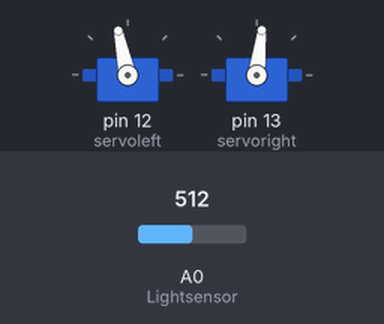
Bench run of a sketch on a simulated Arduino Uno, built with avr-gcc and run on an emulated ATmega328P. Shown: 2 × servo. Inputs (shaded band) come from the test bench; at power-on: A0 (Lightsensor) = 512. Random numbers use the default seed unless the sketch sets one.

Above: at 6.1 s.
6.2 s: A0 (Lightsensor) set to 500
At 12.2 s:
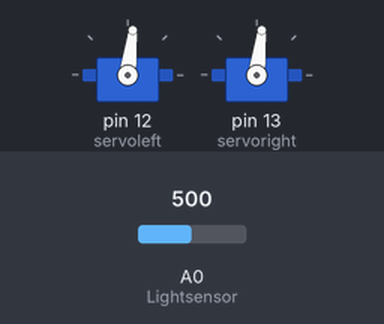
13.3 s: A0 (Lightsensor) set to 511
18.8 s: A0 (Lightsensor) set to 306
At 25.2 s:
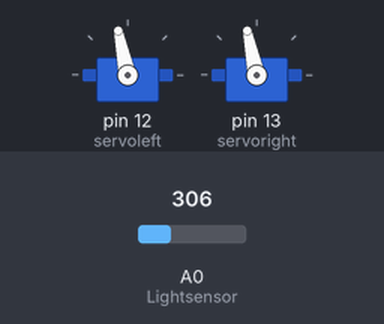
26.4 s: A0 (Lightsensor) set to 314
Timing chart, 0 to 32.5 s (numbered marks = the images above; inputs shaded):
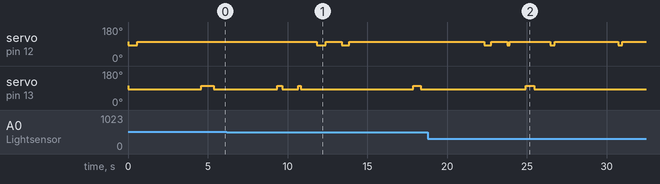

The sketch:

Robot_Phototaxis_MEI.ino
```cpp
#include <Servo.h>

Servo servoleft;
Servo servoright;

int Runduration = 2500; //max duration of run in milliseconds
int Runvelocity = 100;  //PWM shift from 'zero' for max velocity

int init_Runduration = Runduration;

int Tumbletime = 2400;  //duration for one complete rotation at max velocity

int tumble_dist[]={963, 256, 561, 644, 323, 178, 963, 378, 304, 110, 394, 442, 269, 178, 93, 230, 512, 467, 342, 502, 1168, 396, 513,
                   440, 429, 505, 376, 354, 711, 405, 770, 286, 358, 503, 343, 409, 243, 711, 167, 361, 502, 576, 509, 371, 449, 301,
                   535, 500, 689, 681, 801, 378, 99, 369, 197, 361, 80, 772, 608, 279, 150, 580, 675, 467, 309, 653, 631, 480, 689,
                   512, 43, 485, 814, 223, 393, 143, 660, 437, 235, 610, 170, 660, 167, 723, 359, 230, 545, 465, 705, 428, 468, 314,
                   670, 489, 597, 349, 215, 720, 170, 456, 610, 590, 228, 587, 283, 452, 444, 156, 570, 525, 374, 370, 645, 472, 76,
                   236, 696, 184, 102, 571, 82, 574, 336, 50, 250, 623, 417, 352, 140, 354, 681, 428, 590, 521, 445, 893, 649, 373,
                   560, 231, 373, 305, 786, 606, 537, 386, 273, 107, 529, 264, 86, 130, 439, 318, 234, 646, 329, 522, 591, 495, 443,
                   534, 198, 517, 259, 564, 726, 439, 426, 179, 307, 584, 343, 257, 344, 373, 491, 177, 864, 542, 512, 598, 403, 230,
                   231, 509, 310, 233, 347, 574, 439, 269, 452, 280, 634, 552, 247, 443, 884, 722, 443, 646, 479, 457, 759, 55, 545,
                   552, 650, 507, 262, 328, 390, 319, 419, 91, 264, 136, 390, 633, 534, 441, 622, 13, 335, 312, 167, 595, 440, 707,
                   456, 593, 452, 780, 509, 559, 532, 257, 557, 314, 274, 448, 365, 416, 9, 618, 303, 584, 428, 362, 277, 213, 8, 213,
                   525, 274, 272, 233, 557, 187, 642, 369, 551, 243, 188, 190, 435, 835, 500, 269, 258, 482, 345, 501, 770, 165, 549,
                   619, 573, 184, 169, 154, 408, 829, 267, 841, 405, 496, 483, 591, 647, 372, 656, 673, 520, 332, 299, 457, 366, 429,
                   269, 348, 517, 473, 712, 435, 352, 488, 303, 759, 483, 687, 561, 770, 494, 466, 252, 624, 590, 360, 685, 482, 316,
                   511, 359, 154, 423, 770, 347, 681, 181, 552, 551, 392, 402, 448, 270, 481, 587, 576, 377, 234, 362, 458, 150, 318,
                   418, 221, 439, 373, 334, 422, 79, 629, 277, 350, 397, 284, 396, 476, 196, 277, 342, 510, 236, 447, 609, 151, 243,
                   563, 469, 374, 701, 581, 496, 394, 572, 238, 240, 396, 155, 555, 897, 417, 437, 443, 474, 417, 370, 5, 372, 447,
                   118, 279, 219, 687, 53, 164, 35, 494, 663, 340, 362, 436, 540, 147, 666, 332, 662, 458, 92, 302, 315, 274, 444, 822,
                   658, 113, 758, 510, 358, 339, 234, 119, 295, 384, 351, 91, 396, 347, 146, 258, 420, 466, 340, 344, 443, 518, 179,
                   887, 316, 294, 382, 631, 403, 374, 246, 477, 806, 521, 766, 657, 202, 547, 299, 750, 475, 725, 378, 366, 351, 576,
                   347, 164, 668, 613, 461, 381, 289, 722, 792, 239, 508, 196, 343, 187, 404, 484, 309, 541, 453, 16, 385, 522, 536,
                   370, 176, 527, 393, 170, 639, 392, 765, 304, 524, 618, 554, 391, 615, 242};

int Runcounter  = 0;
int Runs = 100;

int Lightsensor = 0;
int Value = 0;
int Prev_value = 0;
int Range = 842;
int Offset = 0;

int index=0;

float Scale_duration = Runduration/float(Range-Offset);

void setup() {
}

void loop() {

  if (Runcounter==0)
  {RandomTumble();}

  while (Runcounter<=Runs)
  {
    SkewedTumble();
    Run();
  }
}

void Run() {
  Runcounter++;
  Value = analogRead(Lightsensor);
  if (Runcounter==1)
  {Prev_value==Value;}

  if (Value-Prev_value<0)
  {Runduration = init_Runduration-1500;}
  if (Value-Prev_value>0)
  {Runduration = init_Runduration+1500;}
  if (Runduration<0)
  {Runduration=0;}

  servoleft.attach(12);
  servoright.attach(13);
  servoleft.writeMicroseconds(1500+Runvelocity);
  servoright.writeMicroseconds(1500-Runvelocity);
  delay(Runduration);
  servoleft.detach();
  servoright.detach();

  Prev_value=Value;
}


void RandomTumble() {
  servoleft.attach(12);
  servoright.attach(13);
  servoleft.writeMicroseconds(1600);
  servoright.writeMicroseconds(1600);
  delay(int(random(0,Tumbletime)));
  servoleft.detach();
  servoright.detach();
}


void SkewedTumble() {
  servoleft.attach(12);
  servoright.attach(13);
  int lr=floor(random(0,2));
  if (lr==0){
  servoleft.writeMicroseconds(1600);
  servoright.writeMicroseconds(1600);
  }
  if (lr==1){
  servoleft.writeMicroseconds(1400);
  servoright.writeMicroseconds(1400);
  }
  index=int(random(0,499));
  Tumbletime=tumble_dist[index];
  delay(Tumbletime);
  servoleft.detach();
  servoright.detach();
}
```

Measured:
- the behaviour switches between 512 and 511 on A0 (Lightsensor) (found by bisection; images 0 and 1)
- after the input at 6.2 s, servo on pin 12 (servoleft): 102° → 83° after 5.6 s, → 102° 0.56 s later
- after the input at 18.8 s, servo on pin 13 (servoright): 83° → 102° after 6.1 s, → 83° 0.54 s later
